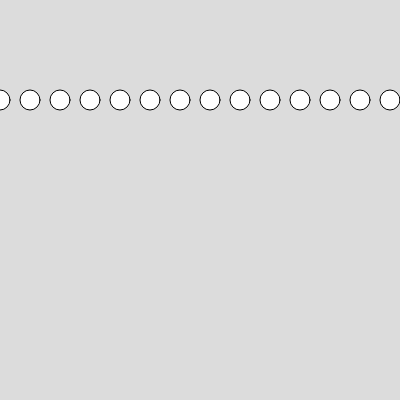
Frame 1 (no input)
Frame 60 (no input): identical to frame 1, image omitted
Frame 120 (the mouse pressed at the canvas centre since frame 60): identical to frame 1, image omitted

The p5.js sketch that drew this single still picture (run headless with seeded random() and noise() and a simulated clock; from frame 60 on, the mouse is pressed at the canvas centre):

// p5.js sketch
// ── sketch.js
var x = 0;  // Initialize variable

function setup() {
  createCanvas(400, 400);
  background(220);
}

function draw() {

  while (x < width) {  // Continue condition
    ellipse(x, 100, 20, 20);
    x = x + 30;  // Update variable
}
}
